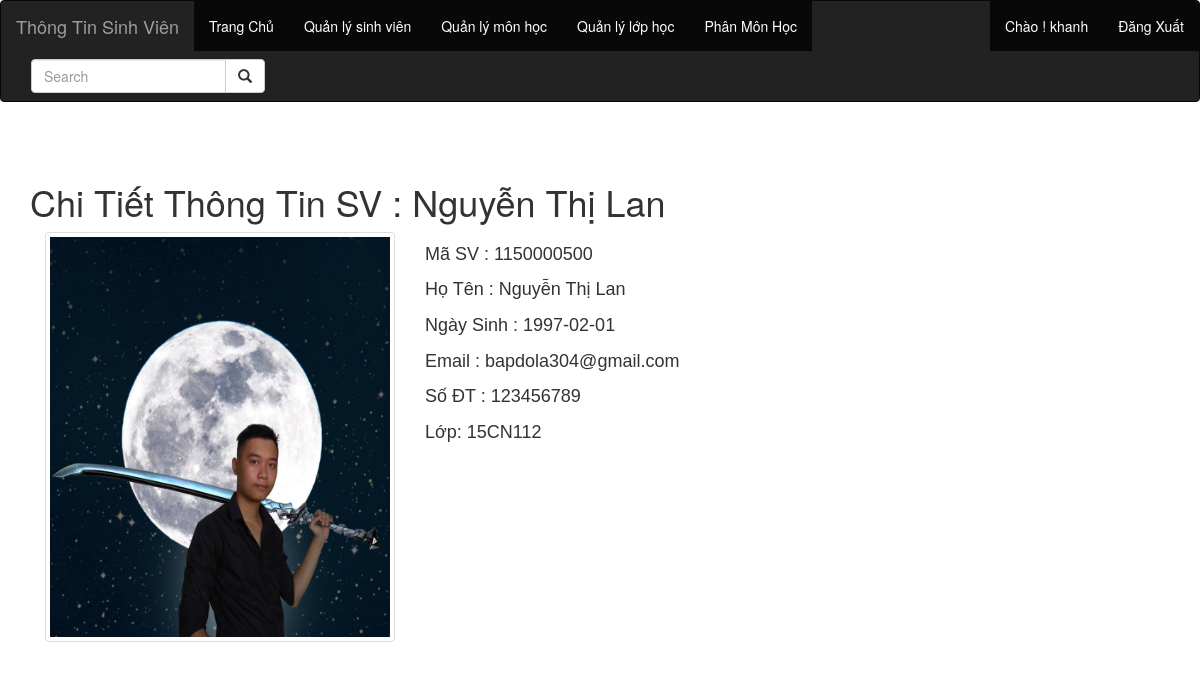
The app's page /index.php?a=chitiet&ma=1150000500 (signed in) with its own data.
### tables this page shows
CREATE TABLE `tblsinhvien` (
  `MaSV` varchar(20) NOT NULL,
  `HoTen` varchar(100) NOT NULL,
  `NgaySinh` date NOT NULL,
  `Email` varchar(200) NOT NULL,
  `SDT` varchar(11) NOT NULL,
  `Lop` varchar(20) NOT NULL,
  `Avatar` varchar(100) NOT NULL,
  `DiaChi` varchar(500) NOT NULL
);

### chitiet.php (the view)
<?php
	$masv = $_GET['ma'];
	$sql_ctsv = "SELECT * FROM `tblsinhvien` WHERE MaSV = '$masv'";
	$queryctsv = mysqli_query($connect, $sql_ctsv);
	$rowctsv = mysqli_fetch_array($queryctsv);
 ?>
<div class="container">
	<div class="dssv" style="margin-top: 60px;">
		<h1>Chi Tiết Thông Tin SV : <?= $rowctsv['HoTen']  ?></h1>
    <div class="col-sm-6 col-md-4">
      <div class="thumbnail" style="float: left">
        <img src="img/<?= $rowctsv['Avatar']  ?>" alt="..." width="100%" style="height: 400px; float: left;">
      </div>
    </div>
    <div class="col-md-6 info">
    	<p>Mã SV : <?= $rowctsv['MaSV']?></p>
    	<p>Họ Tên : <?= $rowctsv['HoTen']  ?></p>
    	<p>Ngày Sinh : <?= $rowctsv['NgaySinh']  ?></p>
    	<p>Email : <?= $rowctsv['Email']  ?></p>
    	<p>Số ĐT : <?= $rowctsv['SDT']  ?></p>
    	<p>Lớp: <?= $rowctsv['Lop']  ?></p>
    </div>
</div>
</div>

### index.php (style rules this page uses)
.info p { font-family: Verdana,sans-serif; font-size: 18px; margin: 10px 0px; }

### records on screen
tblsinhvien: HoTen "Nguyễn Thị Lan", Avatar (picture), MaSV "1150000500", NgaySinh "1997-02-01", Email "bapdola304@gmail.com", SDT "123456789", Lop "15CN112"

### other values on screen
$_SESSION['user'] "khanh"
